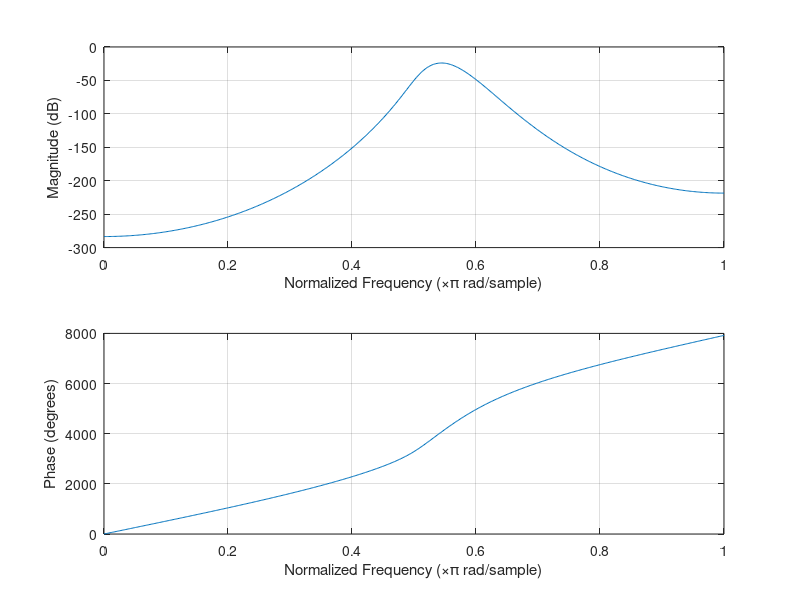
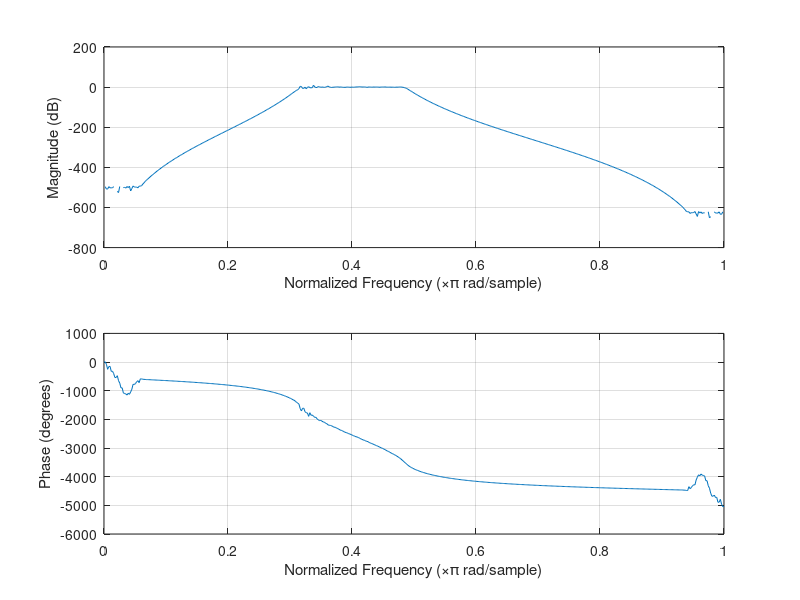

These charts were generated, in order, by the following MATLAB code:
Wp = [0.35*pi 0.6*pi];
Ws = [0.25*pi 0.65*pi];
Rp = -20 * log10( 0.95 );
Rs = -20 * log10( 0.01 );

%% Butterworth Impulse Invariance Section
% [n,Wn] = buttord(Wp, Ws, Rp, Rs, 's');
% [b,a] = butter(n, Wn, 'bandpass', 's');
% freqz(b,a);
% figure()
% [bz, az] = impinvar( b, a, 1 );
% %[Hz, Wz] = freqz(bz,az);
% freqz(bz,az);

%% Butterworth Bilinear Transformation Section
[n,Wn] = buttord(Wp, Ws, Rp, Rs, 's');
[b,a] = butter(n, Wn, 'bandpass', 's');
freqz(b,a);
figure();
[bz, az] = bilinear( b, a, 1);
%[Hz, Wz] = freqz(bz,az);
freqz(bz,az);

%% Elliptic Bilinear Transformation Section
% [n,Wn] = ellipord(Wp, Ws, Rp, Rs, 's');
% [b,a] = ellip(n, Rp, Rs, Wp, 's');
% freqz(b,a);
% figure();
% [bz,az] = bilinear( b, a, 1 );
% % [Hz, Wz] = freqz(bz,az);
% freqz(bz,az);